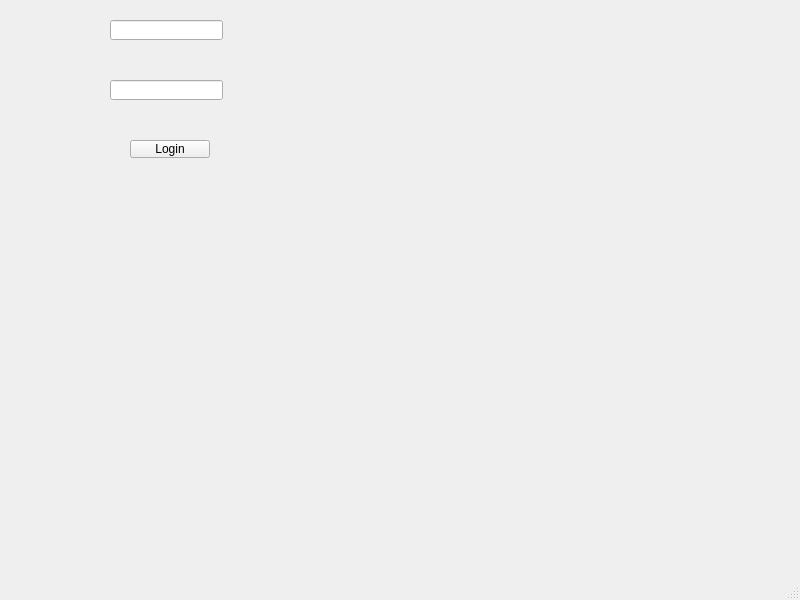
<?xml version="1.0" encoding="UTF-8"?>
<ui version="4.0">
 <class>MainWindow</class>
 <widget class="QMainWindow" name="MainWindow">
  <property name="geometry">
   <rect>
    <x>0</x>
    <y>0</y>
    <width>800</width>
    <height>600</height>
   </rect>
  </property>
  <property name="windowTitle">
   <string>MainWindow</string>
  </property>
  <widget class="QWidget" name="centralwidget">
   <widget class="QPushButton" name="loginButton">
    <property name="geometry">
     <rect>
      <x>130</x>
      <y>140</y>
      <width>80</width>
      <height>18</height>
     </rect>
    </property>
    <property name="text">
     <string>Login</string>
    </property>
   </widget>
   <widget class="QLineEdit" name="usernameEdit">
    <property name="geometry">
     <rect>
      <x>110</x>
      <y>20</y>
      <width>113</width>
      <height>20</height>
     </rect>
    </property>
   </widget>
   <widget class="QLineEdit" name="passwordEdit">
    <property name="geometry">
     <rect>
      <x>110</x>
      <y>80</y>
      <width>113</width>
      <height>20</height>
     </rect>
    </property>
    <property name="echoMode">
     <enum>QLineEdit::EchoMode::Password</enum>
    </property>
   </widget>
  </widget>
  <widget class="QMenuBar" name="menubar">
   <property name="geometry">
    <rect>
     <x>0</x>
     <y>0</y>
     <width>800</width>
     <height>17</height>
    </rect>
   </property>
  </widget>
  <widget class="QStatusBar" name="statusbar"/>
 </widget>
 <resources/>
 <connections/>
</ui>
